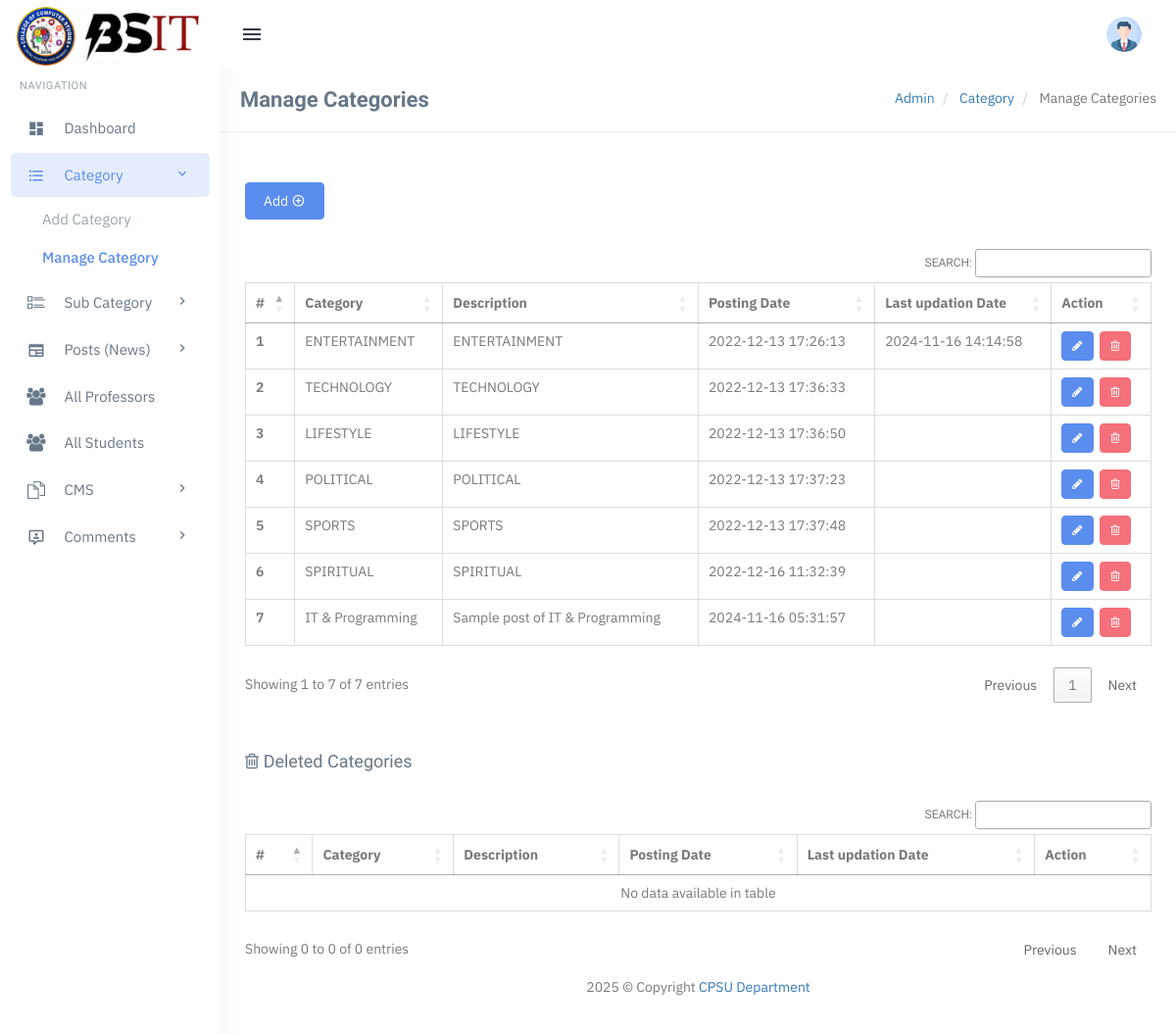
The app's page /admin/manage-categories.php (signed in) with its own data.
### tables this page shows
CREATE TABLE `tblcategory` (
  `id` int(11) NOT NULL,
  `CategoryName` varchar(200) DEFAULT NULL,
  `Description` mediumtext DEFAULT NULL,
  `PostingDate` timestamp NULL DEFAULT current_timestamp(),
  `UpdationDate` timestamp NULL DEFAULT NULL ON UPDATE current_timestamp(),
  `Is_Active` int(11) DEFAULT NULL
);

### admin/manage-categories.php (the view, shortened to what this page needs)
   <?php
include('includes/config.php');
if(strlen($_SESSION['login'])==0)
  {
header('location:index.php');
}
else{
?>
     <?php include('includes/topheader.php');?>
     <?php include('includes/leftsidebar.php');?>
     <div class="content-page">
         <div class="content">
             <div class="container">
                 <div class="row">
                     <div class="col-xs-12">
                         <div class="page-title-box">
                             <h4 class="page-title">Manage Categories</h4>
                             <ol class="breadcrumb p-0 m-0">
                                 <li>
                                     <a href="#">Admin</a>
                                 </li>
                                 <li>
                                     <a href="#">Category </a>
                                 </li>
                                 <li class="active">
                                     Manage Categories
                                 </li>
                             </ol>
                             <div class="clearfix"></div>
                         </div>
                     </div>
                 </div>
                 <div class="row">
                     <div class="col-sm-6">
                     </div>
                     <div class="row">
                         <div class="col-md-12">
                             <div class="demo-box m-t-20">
                                 <div class="m-b-30">
                                     <a href="add-category.php">
                                         <button id="addToTable" class="btn btn-custom waves-effect waves-light btn-md">Add <i class="mdi mdi-plus-circle-outline"></i></button>
                                     </a>
                                 </div>
                                 <div class="table-responsive">
                                     <table class="table m-0 table-bordered" id="example">
                                         <thead>
                                             <tr>
                                                 <th>#</th>
                                                 <th> Category</th>
                                                 <th>Description</th>
                                                 <th>Posting Date</th>
                                                 <th>Last updation Date</th>
                                                 <th>Action</th>
                                             </tr>
                                         </thead>
                                         <tbody>
                                             <?php
                                    $query=mysqli_query($con,"Select id,CategoryName,Description,PostingDate,UpdationDate from  tblcategory where Is_Active=1");
                                    $cnt=1;
                                    while($row=mysqli_fetch_array($query))
                                    {
                                    ?>
                                             <tr>
                                                 <th scope="row"><?php echo htmlentities($cnt);?></th>
                                                 <td><?php echo htmlentities($row['CategoryName']);?></td>
                                                 <td><?php echo htmlentities($row['Description']);?></td>
                                                 <td><?php echo htmlentities($row['PostingDate']);?></td>
                                                 <td><?php echo htmlentities($row['UpdationDate']);?></td>
                                                 <td><a class="btn btn-primary btn-sm" href="edit-category.php?cid=<?php echo htmlentities($row['id']);?>"><i class="fa fa-pencil"></i></a>
                                                     &nbsp;<a class="btn btn-danger btn-sm" href="manage-categories.php?rid=<?php echo htmlentities($row['id']);?>&&action=del"> <i class="fa fa-trash-o"></i></a>
                                                 </td>
                                             </tr>
                                             <?php
                                    $cnt++;
                                     } ?>
                                         </tbody>
                                     </table>
                                 </div>
                             </div>
                         </div>
                     </div>
                     <div class="row">
                         <div class="col-md-12">
                             <div class="demo-box m-t-20">
                                 <div class="m-b-30">
                                     <h4><i class="fa fa-trash-o"></i> Deleted Categories</h4>
                                 </div>
                                 <div class="table-responsive">
                                     <table class="table m-0 table-bordered table-bordered-danger" id="example1">
                                         <thead>
                                             <tr>
                                                 <th>#</th>
                                                 <th> Category</th>
                                                 <th>Description</th>
                                                 <th>Posting Date</th>
                                                 <th>Last updation Date</th>
                                                 <th>Action</th>
                                             </tr>
                                         </thead>
                                         <tbody>
                                         </tbody>
                                     </table>
                                 </div>
                             </div>
                         </div>
                     </div>
                 </div>
             </div>
             <?php include('includes/footer.php');?>
             <?php } ?>

### admin/assets/css/core.css (style rules this page uses)
body { font-family: "IBM Plex Sans", "Oxygen", "Ubuntu", "Cantarell", "Fira Sans", sans-serif; margin: 0; padding-bottom: 60px; overflow-x: hidden; color: #797979; }
html { position: relative; min-height: 100%; }
.h1, .h2, .h3, .h4, .h5, .h6, h1, h2, h3, h4, h5, h6 { color: #677788; font-family: 'Hind Madurai', sans-serif; margin: 10px 0; }
* { outline: none !important; }
.container { width: auto; }
.p-0 { padding: 0 !important; }
.m-0 { margin: 0 !important; }
.m-t-20 { margin-top: 20px !important; }
.m-b-30 { margin-bottom: 30px !important; }
.row { margin-right: -10px; margin-left: -10px; }
.col-lg-1, .col-lg-10, .col-lg-11, .col-lg-12, .col-lg-2, .col-lg-3, .col-lg-4, .col-lg-5, .col-lg-6, .col-lg-7, .col-lg-8, .col-lg-9, .col-md-1, .col-md-10, .col-md-11, .col-md-12, .col-md-2, .col-md-3, .col-md-4, .col-md-5, .col-md-6, .col-md-7, .col-md-8, .col-md-9, .col-sm-1, .col-sm-10, .col-sm-11, .col-sm-12, .col-sm-2, .col-sm-3, .col-sm-4, .col-sm-5, .col-sm-6, .col-sm-7, .col-sm-8, .col-sm-9, .col-xs-1, .col-xs-10, .col-xs-11, .col-xs-12, .col-xs-2, .col-xs-3, .col-xs-4, .col-xs-5, .col-xs-6, .col-xs-7, .col-xs-8, .col-xs-9 { padding-left: 10px; padding-right: 10px; }
.breadcrumb { background-color: transparent; margin-bottom: 15px; padding-top: 10px; padding-left: 0; }
.waves-effect { position: relative; cursor: pointer; display: inline-block; overflow: hidden; -webkit-user-select: none; -moz-user-select: none; -ms-user-select: none; user-select: none; -webkit-tap-highlight-color: transparent; vertical-align: middle; z-index: 1; will-change: opacity, transform; -webkit-transition: all 0.3s ease-out; -moz-transition: all 0.3s ease-out; -o-transition: all 0.3s ease-out; -ms-transition: all 0.3s ease-out; transition: all 0.3s ease-out; }
.demo-box { padding: 10px 15px; }

### admin/assets/css/menu.css (style rules this page uses)
.content-page { margin-left: 225px; overflow: hidden; }
.content-page .content { padding: 0 5px 10px 5px; margin-top: 70px; }
.page-title { font-size: 22px; margin-bottom: 0; margin-top: 0; font-weight: 600; }
.page-title-box { padding: 20px; border-bottom: 1px solid #eee; margin: 0 -20px 20px -20px; }
.page-title-box .page-title { margin-bottom: 0; float: left; }
.page-title-box .breadcrumb { float: right; background-color: transparent !important; }

### records on screen
tblcategory: CategoryName "ENTERTAINMENT", Description "ENTERTAINMENT", PostingDate "2022-12-13 17:26:13", UpdationDate "2024-11-16 14:14:58"
tblcategory: CategoryName "TECHNOLOGY", Description "TECHNOLOGY", PostingDate "2022-12-13 17:36:33"
tblcategory: CategoryName "LIFESTYLE", Description "LIFESTYLE", PostingDate "2022-12-13 17:36:50"
tblcategory: CategoryName "POLITICAL", Description "POLITICAL", PostingDate "2022-12-13 17:37:23"
tblcategory: CategoryName "SPORTS", Description "SPORTS", PostingDate "2022-12-13 17:37:48"
tblcategory: CategoryName "SPIRITUAL", Description "SPIRITUAL", PostingDate "2022-12-16 11:32:39"
tblcategory: CategoryName "IT & Programming", Description "Sample post of IT & Programming", PostingDate "2024-11-16 05:31:57"
